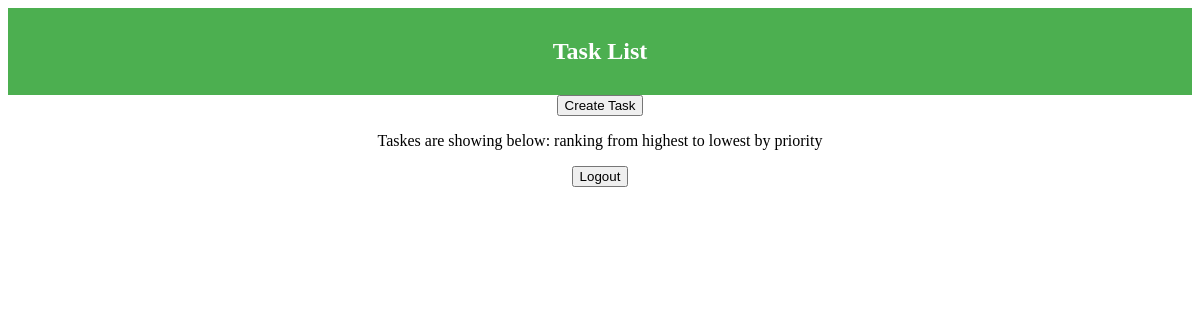
The page /taskmanager/ (signed in) on the database as committed earlier.
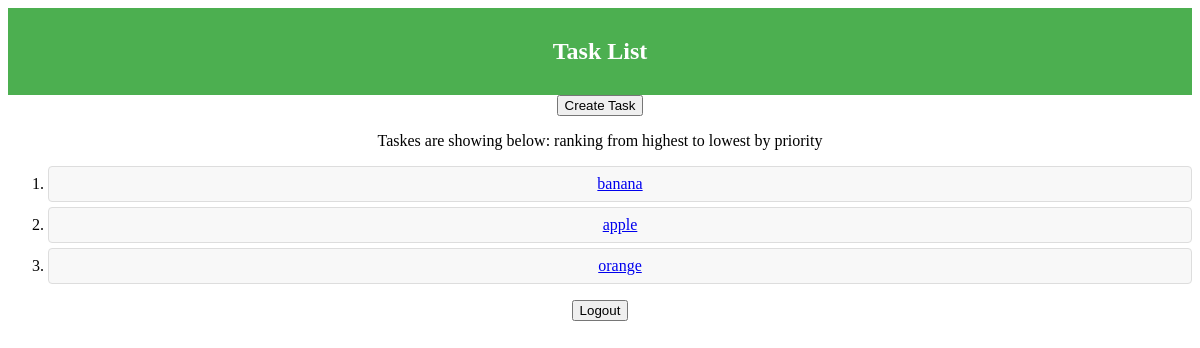
The same page on the database as committed later.
### taskmanager/models.py (models this page shows)
class Task(models.Model):
    TASK_STATUS = [
        ('To Do', 'To Do'),
        ('In Progress', 'In Progress'),
        ('Done', 'Done')
    ]
    title = models.CharField(max_length=200)
    description = models.TextField()
    priority = models.IntegerField()
    due_date = models.DateField()
    status = models.CharField(max_length=20,choices = TASK_STATUS, default='To Do')

### taskmanager/views.py (the view)
# urls.py: path('', login_required(views.task_list), name='task_list'),
@login_required
def task_list(request):
   if request.user.is_authenticated:
      tasks = Task.objects.all()
      tasks =tasks.order_by('-priority') #looked from stack social flow. - from hgihest to lowest.
      return render(request, 'taskmanager/task_list.html', {'tasks': tasks})
   else:
    return redirect('login')

### taskmanager/templates/taskmanager/task_list.html (shortened to what this page needs)
<!DOCTYPE html>
<html lang="en">
<head>
</head>
<body>
    <header><h2>Task List</h2></header>
        <form action="{% url 'task_create' %}" method="get">
            <button type="submit">Create Task</button>
        </form>
    <p>Taskes are showing below: ranking from highest to lowest by priority</p>
    <ol>
        {% for task in tasks %}
            <li>
                <a href="{% url 'task_detail' task.id %}">{{ task.title }}</a>
            </li>
        {% endfor %}
    </ol>
<form action="{% url 'logout' %}" method="post">
    <button type="submit">Logout</button>
</body>
</html>

### taskmanager/templates/taskmanager/task_list.html (style rules this page uses)
body { text-align: center; }
header { background-color: #4CAF50; color: white; padding: 10px; text-align: center; }
li { padding: 8px; margin-bottom: 5px; background-color: #f8f8f8; border: 1px solid #ddd; border-radius: 4px; }

Rows that differ between the two databases and show on the page:
added Task: title "banana"
added Task: title "apple"
added Task: title "orange"
